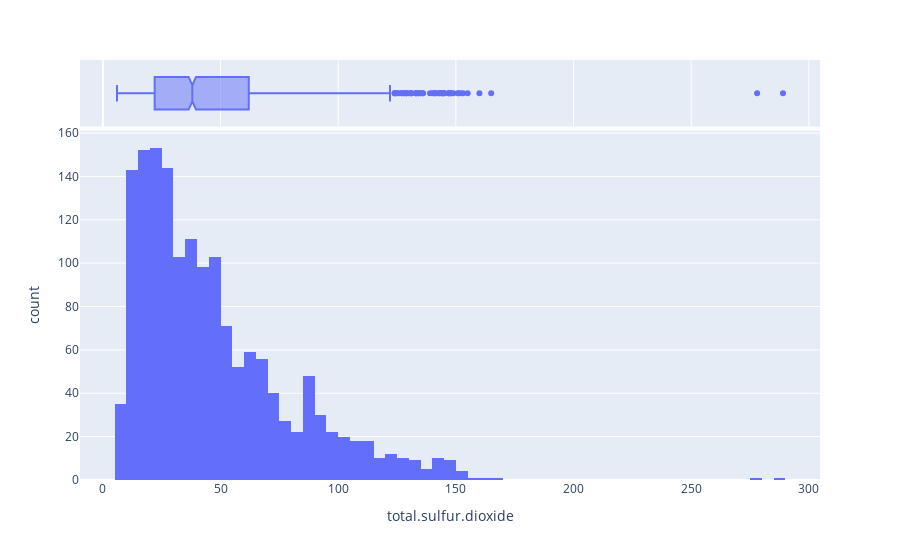

Notebook source saved alongside this figure:
### Code cell
px.histogram(df, "total.sulfur.dioxide", marginal="box")

### Figure 1 — Plotly figure (JSON) as saved in the notebook; plotly's stock layout.template omitted (floating-point values rounded to 4 significant figures; data arrays with more than 128 entries replaced by an {"elided": "..."} marker saying what was removed)
{"data": [{"alignmentgroup": "True", "bingroup": "x", "hovertemplate": "total.sulfur.dioxide=%{x}<br>count=%{y}<extra></extra>", "legendgroup": "", "marker": {"color": "#636efa", "pattern": {"shape": ""}}, "name": "", "offsetgroup": "", "orientation": "v", "showlegend": false, "type": "histogram", "x": {"elided": "1599 float values"}, "xaxis": "x", "yaxis": "y"}, {"alignmentgroup": "True", "hovertemplate": "total.sulfur.dioxide=%{x}<extra></extra>", "legendgroup": "", "marker": {"color": "#636efa"}, "name": "", "notched": true, "offsetgroup": "", "showlegend": false, "type": "box", "x": {"elided": "1599 float values"}, "xaxis": "x2", "yaxis": "y2"}], "layout": {"barmode": "relative", "legend": {"tracegroupgap": 0}, "margin": {"t": 60}, "xaxis": {"anchor": "y", "domain": [0, 1], "title": {"text": "total.sulfur.dioxide"}}, "xaxis2": {"anchor": "y2", "domain": [0, 1], "matches": "x", "showgrid": true, "showticklabels": false}, "yaxis": {"anchor": "x", "domain": [0, 0.8316], "title": {"text": "count"}}, "yaxis2": {"anchor": "x2", "domain": [0.8416, 1], "matches": "y2", "showgrid": false, "showline": false, "showticklabels": false, "ticks": ""}}}
